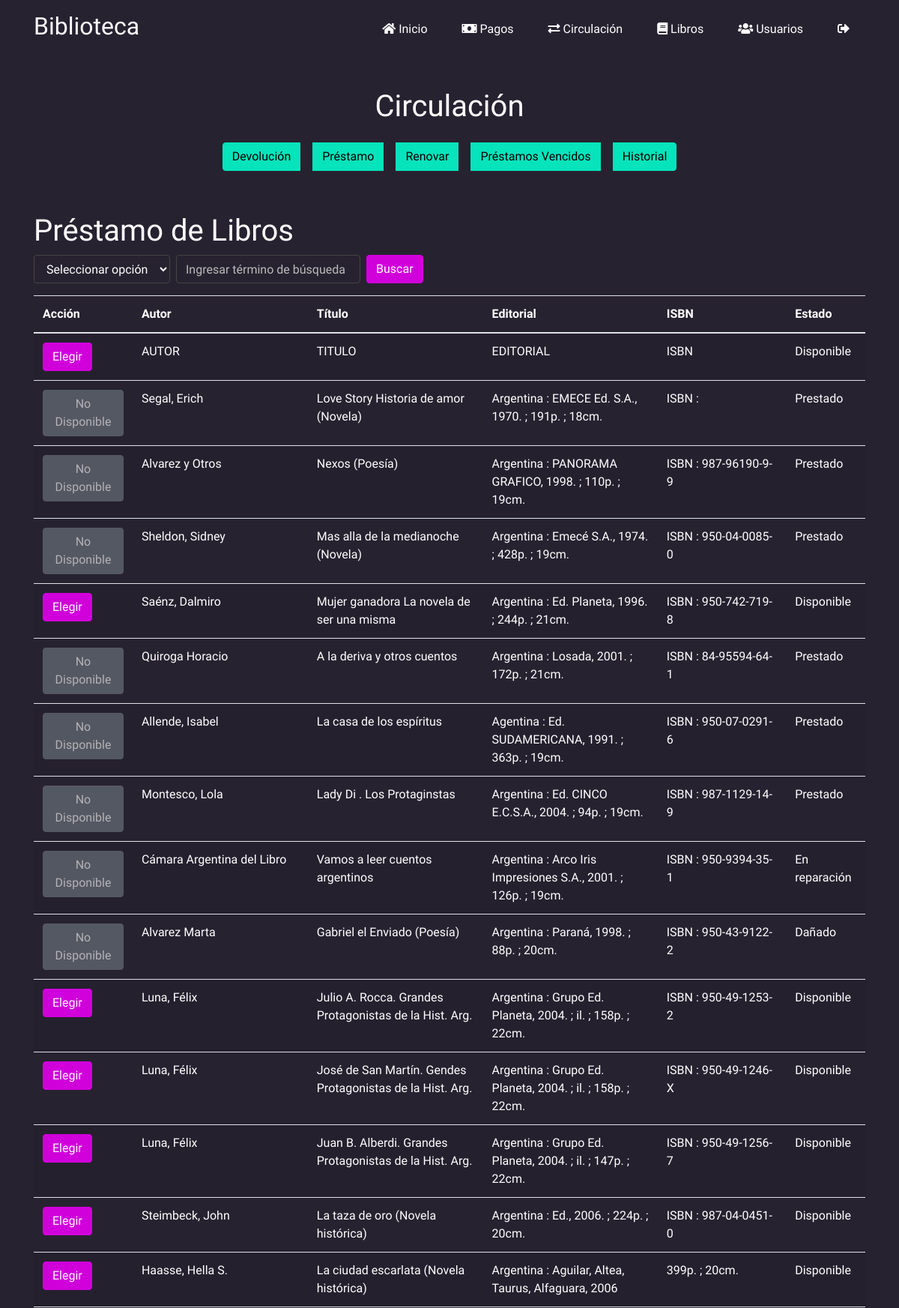
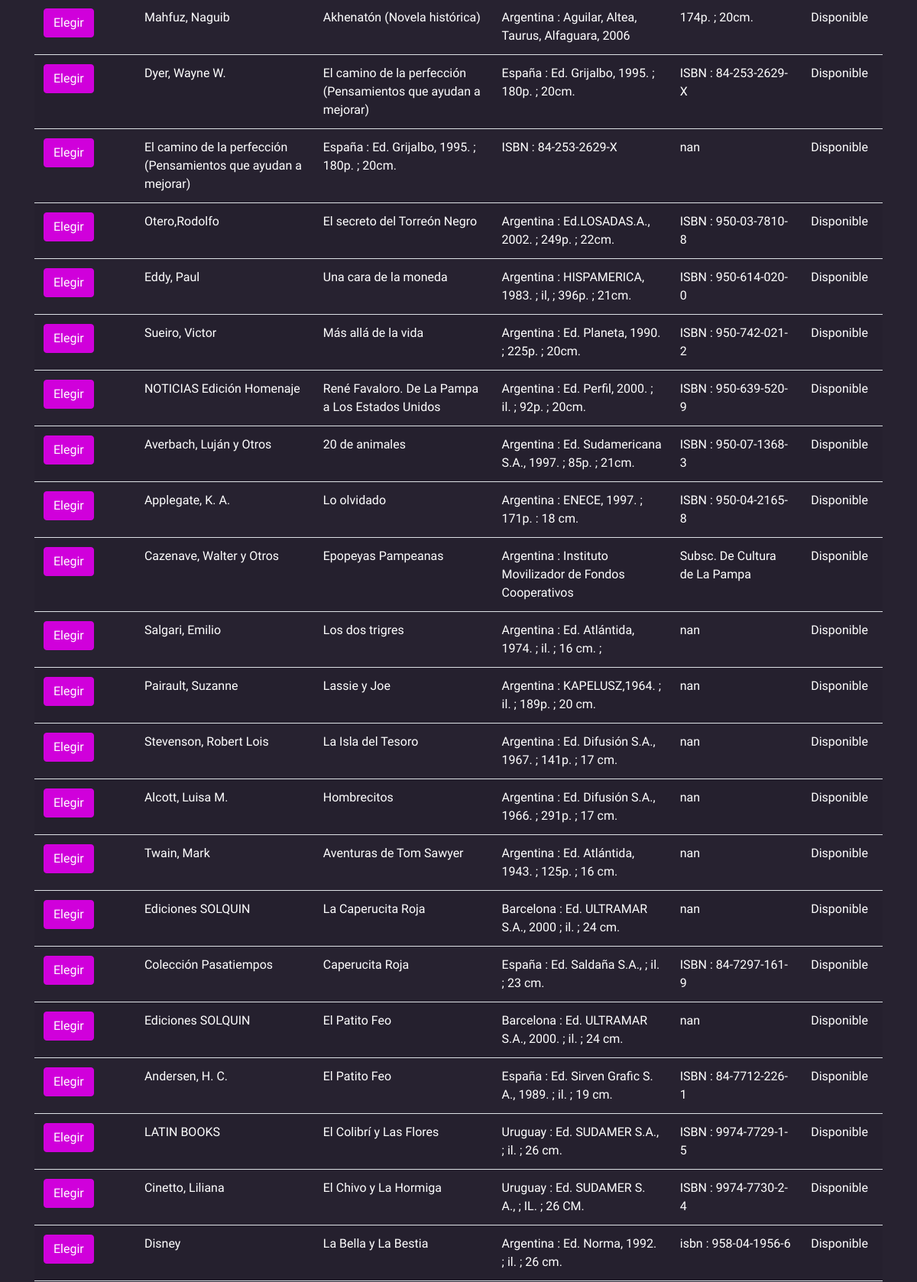
Screenshot of /circulacion/prestamo.php (signed in, upper part) with the database file from the repository (2 pictures, top to bottom).
### tables this page shows
CREATE TABLE `libros` (
  `AUTOR` varchar(255) NOT NULL,
  `TITULO` varchar(255) NOT NULL,
  `EDITORIAL` varchar(255) NOT NULL,
  `ISBN` varchar(50) NOT NULL,
  `ID` int(11) NOT NULL,
  `ESTANTE` varchar(255) DEFAULT NULL,
  `CATEGORIA` varchar(255) DEFAULT NULL,
  `CDU` varchar(255) DEFAULT NULL,
  `NUMERO` varchar(255) DEFAULT NULL,
  `ESTADO` varchar(255) DEFAULT NULL
);

### circulacion/prestamo.php (the view, shortened to what this page needs)
<?php
include 'header_circulacion.php';
$search_term = isset($_GET['search_term']) ? $_GET['search_term'] : '';
$sql = "SELECT `ID`, `AUTOR`, `TITULO`, `EDITORIAL`, `ISBN`, `ESTADO` FROM libros";
$sql .= " LIMIT 40";
$stmt = $conn->prepare($sql);
$stmt->execute();
$libros_result = $stmt->get_result();
?>
<!DOCTYPE html>
<html lang="es">
<head>
    <link rel="stylesheet" href="https://stackpath.bootstrapcdn.com/bootstrap/4.5.2/css/bootstrap.min.css">
    <link rel="stylesheet" href="https://code.jquery.com/ui/1.12.1/themes/base/jquery-ui.css">
</head>
<body class="lexend-custom">
    <div class="container mt-5">
        <h1>Préstamo de Libros</h1>
        <form method="GET" action="prestamo.php" class="form-inline mb-3">
            <select name="search_option" class="form-control mr-2" required>
                <option value="">Seleccionar opción</option>
            </select>
            <input type="text" name="search_term" class="form-control mr-2" placeholder="Ingresar término de búsqueda" value="<?php echo $search_term; ?>" required>
            <button type="submit" class="btn btn-primary buscar-btn">Buscar</button>
        </form>
        <div class="table-responsive">
            <table class="table table-striped">
                <thead>
                    <tr>
                        <th>Acción</th>
                        <th>Autor</th>
                        <th>Título</th>
                        <th>Editorial</th>
                        <th>ISBN</th>
                        <th>Estado</th>
                    </tr>
                </thead>
                <tbody id="prestamos-table-body">
                    <?php
                    if ($libros_result->num_rows > 0) {
                        while($row = $libros_result->fetch_assoc()) {
                            echo "<tr>";
                            echo "<td>";
                            if ($row["ESTADO"] == "Disponible") {
                                echo "<form method='POST' action='prestamo.php'>
                                        <input type='hidden' name='libro_id' value='" . htmlspecialchars($row["ID"]) . "'>
                                        <button type='submit' name='seleccionar' class='btn btn-primary buscar-btn'>Elegir</button>
                                      </form>";
                            } else {
                                echo "<button class='btn btn-secondary' disabled>No Disponible</button>";
                            }
                            echo "</td>";
                            echo "<td>" . htmlspecialchars($row["AUTOR"]) . "</td>";
                            echo "<td>" . htmlspecialchars($row["TITULO"]) . "</td>";
                            echo "<td>" . htmlspecialchars($row["EDITORIAL"]) . "</td>";
                            echo "<td>" . htmlspecialchars($row["ISBN"]) . "</td>";
                            echo "<td>" . htmlspecialchars($row["ESTADO"]) . "</td>";
                            echo "</tr>";
                        }
                    } else {
                        echo "<tr><td colspan='6' class='text-center'>No hay resultados</td></tr>";
                    }
                    ?>
                </tbody>
            </table>
        </div>
    </div>
</body>
</html>

### header.php (style rules this page uses)
.lexend-custom { font-family: 'Lexend', sans-serif; font-optical-sizing: auto; font-weight: 400; font-style: normal; }
body { padding-top: 70px; }
.buscar-btn { background-color: #d000db !important; border-color: #d000db !important; }

### circulacion/header_circulacion.php (style rules this page uses)
body, body * { color: white !important; }
body { background-color: #272230 !important; color: white !important; }
.form-control { background-color: #272230 !important; color: white !important; border: 1px solid #444 !important; }
.form-control::placeholder { color: #bbb !important; }

### circulacion/prestamo.php (style rules this page uses)
.lexend-custom { font-family: 'Lexend', sans-serif; font-optical-sizing: auto; font-weight: 400; font-style: normal; }

### rows the page displays
libros: AUTOR "AUTOR", TITULO "TITULO", EDITORIAL "EDITORIAL", ISBN "ISBN", ESTADO "Disponible"
libros: shows "No Disponible", AUTOR "Segal, Erich", TITULO "Love Story Historia de amor (Novela)", EDITORIAL "Argentina : EMECE Ed. S.A., 1970. ; 191p. ; 18cm.", ISBN "ISBN :", ESTADO "Prestado"
libros: shows "No Disponible", AUTOR "Alvarez y Otros", TITULO "Nexos (Poesía)", EDITORIAL "Argentina : PANORAMA GRAFICO, 1998. ; 110p. ; 19cm.", ISBN "ISBN : 987-96190-9-9", ESTADO "Prestado"
libros: shows "No Disponible", AUTOR "Sheldon, Sidney", TITULO "Mas alla de la medianoche (Novela)", EDITORIAL "Argentina : Emecé S.A., 1974. ; 428p. ; 19cm.", ISBN "ISBN : 950-04-0085-0", ESTADO "Prestado"
libros: AUTOR "Saénz, Dalmiro", TITULO "Mujer ganadora La novela de ser una misma", EDITORIAL "Argentina : Ed. Planeta, 1996. ; 244p. ; 21cm.", ISBN "ISBN : 950-742-719-8", ESTADO "Disponible"
libros: shows "No Disponible", AUTOR "Quiroga Horacio", TITULO "A la deriva y otros cuentos", EDITORIAL "Argentina : Losada, 2001. ; 172p. ; 21cm.", ISBN "ISBN : 84-95594-64-1", ESTADO "Prestado"
libros: shows "No Disponible", AUTOR "Allende, Isabel", TITULO "La casa de los espíritus", EDITORIAL "Agentina : Ed. SUDAMERICANA, 1991. ; 363p. ; 19cm.", ISBN "ISBN : 950-07-0291-6", ESTADO "Prestado"
libros: shows "No Disponible", AUTOR "Montesco, Lola", TITULO "Lady Di . Los Protaginstas", EDITORIAL "Argentina : Ed. CINCO E.C.S.A., 2004. ; 94p. ; 19cm.", ISBN "ISBN : 987-1129-14-9", ESTADO "Prestado"
libros: shows "No Disponible", AUTOR "Cámara Argentina del Libro", TITULO "Vamos a leer cuentos argentinos", EDITORIAL "Argentina : Arco Iris Impresiones S.A., 2001. ; 126p. ; 19cm.", ISBN "ISBN : 950-9394-35-1", ESTADO "En reparación"
libros: shows "No Disponible", AUTOR "Alvarez Marta", TITULO "Gabriel el Enviado (Poesía)", EDITORIAL "Argentina : Paraná, 1998. ; 88p. ; 20cm.", ISBN "ISBN : 950-43-9122-2", ESTADO "Dañado"
libros: AUTOR "Luna, Félix", TITULO "Julio A. Rocca. Grandes Protagonistas de la Hist. Arg.", EDITORIAL "Argentina : Grupo Ed. Planeta, 2004. ; il. ; 158p. ; 22cm.", ISBN "ISBN : 950-49-1253-2", ESTADO "Disponible"
libros: AUTOR "Luna, Félix", TITULO "José de San Martín. Gendes Protagonistas de la Hist. Arg.", EDITORIAL "Argentina : Grupo Ed. Planeta, 2004. ; il. ; 158p. ; 22cm.", ISBN "ISBN : 950-49-1246-X", ESTADO "Disponible"
libros: AUTOR "Luna, Félix", TITULO "Juan B. Alberdi. Grandes Protagonistas de la Hist. Arg.", EDITORIAL "Argentina : Grupo Ed. Planeta, 2004. ; il. ; 147p. ; 22cm.", ISBN "ISBN : 950-49-1256-7", ESTADO "Disponible"
libros: AUTOR "Steimbeck, John", TITULO "La taza de oro (Novela histórica)", EDITORIAL "Argentina : Ed., 2006. ; 224p. ; 20cm.", ISBN "ISBN : 987-04-0451-0", ESTADO "Disponible"
libros: AUTOR "Haasse, Hella S.", TITULO "La ciudad escarlata (Novela histórica)", EDITORIAL "Argentina : Aguilar, Altea, Taurus, Alfaguara, 2006", ISBN "399p. ; 20cm.", ESTADO "Disponible"
libros: AUTOR "Mahfuz, Naguib", TITULO "Akhenatón (Novela histórica)", EDITORIAL "Argentina : Aguilar, Altea, Taurus, Alfaguara, 2006", ISBN "174p. ; 20cm.", ESTADO "Disponible"
libros: AUTOR "Dyer, Wayne W.", TITULO "El camino de la perfección (Pensamientos que ayudan a mejorar)", EDITORIAL "España : Ed. Grijalbo, 1995. ; 180p. ; 20cm.", ISBN "ISBN : 84-253-2629-X", ESTADO "Disponible"
libros: AUTOR "El camino de la perfección (Pensamientos que ayudan a mejorar)", TITULO "España : Ed. Grijalbo, 1995. ; 180p. ; 20cm.", EDITORIAL "ISBN : 84-253-2629-X", ISBN "nan", ESTADO "Disponible"
libros: AUTOR "Otero,Rodolfo", TITULO "El secreto del Torreón Negro", EDITORIAL "Argentina : Ed.LOSADAS.A., 2002. ; 249p. ; 22cm.", ISBN "ISBN : 950-03-7810-8", ESTADO "Disponible"
libros: AUTOR "Eddy, Paul", TITULO "Una cara de la moneda", EDITORIAL "Argentina : HISPAMERICA, 1983. ; il, ; 396p. ; 21cm.", ISBN "ISBN : 950-614-020-0", ESTADO "Disponible"
libros: AUTOR "Sueiro, Victor", TITULO "Más allá de la vida", EDITORIAL "Argentina : Ed. Planeta, 1990. ; 225p. ; 20cm.", ISBN "ISBN : 950-742-021-2", ESTADO "Disponible"
libros: AUTOR "NOTICIAS Edición Homenaje", TITULO "René Favaloro. De La Pampa a Los Estados Unidos", EDITORIAL "Argentina : Ed. Perfil, 2000. ; il. ; 92p. ; 20cm.", ISBN "ISBN : 950-639-520-9", ESTADO "Disponible"
libros: AUTOR "Averbach, Luján y Otros", TITULO "20 de animales", EDITORIAL "Argentina : Ed. Sudamericana S.A., 1997. ; 85p. ; 21cm.", ISBN "ISBN : 950-07-1368-3", ESTADO "Disponible"
libros: AUTOR "Applegate, K. A.", TITULO "Lo olvidado", EDITORIAL "Argentina : ENECE, 1997. ; 171p. : 18 cm.", ISBN "ISBN : 950-04-2165-8", ESTADO "Disponible"
libros: AUTOR "Cazenave, Walter y Otros", TITULO "Epopeyas Pampeanas", EDITORIAL "Argentina : Instituto Movilizador de Fondos Cooperativos", ISBN "Subsc. De Cultura de La Pampa", ESTADO "Disponible"
libros: AUTOR "Salgari, Emilio", TITULO "Los dos trigres", EDITORIAL "Argentina : Ed. Atlántida, 1974. ; il. ; 16 cm. ;", ISBN "nan", ESTADO "Disponible"
libros: AUTOR "Pairault, Suzanne", TITULO "Lassie y Joe", EDITORIAL "Argentina : KAPELUSZ,1964. ; il. ; 189p. ; 20 cm.", ISBN "nan", ESTADO "Disponible"
libros: AUTOR "Stevenson, Robert Lois", TITULO "La Isla del Tesoro", EDITORIAL "Argentina : Ed. Difusión S.A., 1967. ; 141p. ; 17 cm.", ISBN "nan", ESTADO "Disponible"
libros: AUTOR "Alcott, Luisa M.", TITULO "Hombrecitos", EDITORIAL "Argentina : Ed. Difusión S.A., 1966. ; 291p. ; 17 cm.", ISBN "nan", ESTADO "Disponible"
libros: AUTOR "Twain, Mark", TITULO "Aventuras de Tom Sawyer", EDITORIAL "Argentina : Ed. Atlántida, 1943. ; 125p. ; 16 cm.", ISBN "nan", ESTADO "Disponible"
libros: AUTOR "Ediciones SOLQUIN", TITULO "La Caperucita Roja", EDITORIAL "Barcelona : Ed. ULTRAMAR S.A., 2000 ; il. ; 24 cm.", ISBN "nan", ESTADO "Disponible"
libros: AUTOR "Colección Pasatiempos", TITULO "Caperucita Roja", EDITORIAL "España : Ed. Saldaña S.A., ; il. ; 23 cm.", ISBN "ISBN : 84-7297-161-9", ESTADO "Disponible"
libros: AUTOR "Ediciones SOLQUIN", TITULO "El Patito Feo", EDITORIAL "Barcelona : Ed. ULTRAMAR S.A., 2000. ; il. ; 24 cm.", ISBN "nan", ESTADO "Disponible"
libros: AUTOR "Andersen, H. C.", TITULO "El Patito Feo", EDITORIAL "España : Ed. Sirven Grafic S. A., 1989. ; il. ; 19 cm.", ISBN "ISBN : 84-7712-226-1", ESTADO "Disponible"
libros: AUTOR "LATIN BOOKS", TITULO "El Colibrí y Las Flores", EDITORIAL "Uruguay : Ed. SUDAMER S.A., ; il. ; 26 cm.", ISBN "ISBN : 9974-7729-1-5", ESTADO "Disponible"
libros: AUTOR "Cinetto, Liliana", TITULO "El Chivo y La Hormiga", EDITORIAL "Uruguay : Ed. SUDAMER S. A., ; IL. ; 26 CM.", ISBN "ISBN : 9974-7730-2-4", ESTADO "Disponible"
libros: AUTOR "Disney", TITULO "La Bella y La Bestia", EDITORIAL "Argentina : Ed. Norma, 1992. ; il. ; 26 cm.", ISBN "isbn : 958-04-1956-6", ESTADO "Disponible"
